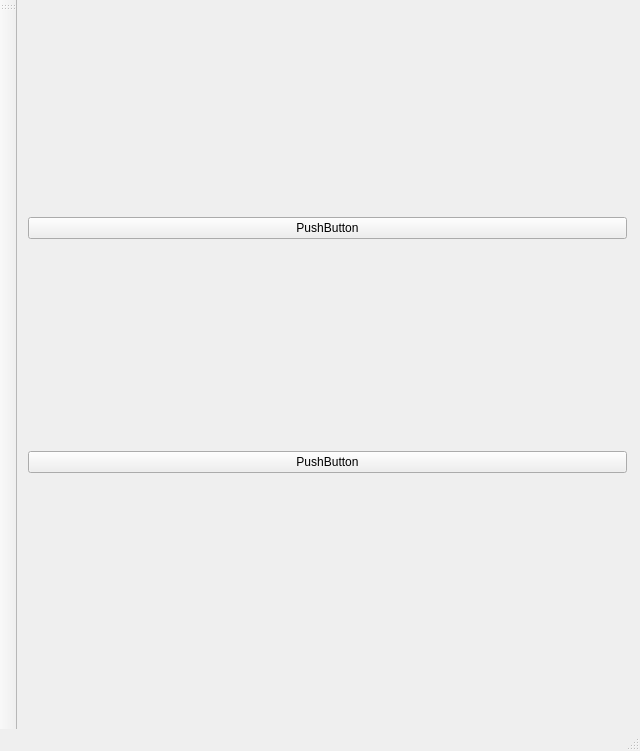
<?xml version="1.0" encoding="UTF-8"?>
<ui version="4.0">
 <class>MainWindow</class>
 <widget class="QMainWindow" name="MainWindow">
  <property name="geometry">
   <rect>
    <x>0</x>
    <y>0</y>
    <width>640</width>
    <height>751</height>
   </rect>
  </property>
  <property name="windowTitle">
   <string>MainWindow</string>
  </property>
  <widget class="QWidget" name="centralWidget">
   <widget class="QWidget" name="verticalLayoutWidget">
    <property name="geometry">
     <rect>
      <x>0</x>
      <y>0</y>
      <width>621</width>
      <height>691</height>
     </rect>
    </property>
    <layout class="QVBoxLayout" name="verticalLayout">
     <item>
      <widget class="QPushButton" name="pushButton_2">
       <property name="text">
        <string>PushButton</string>
       </property>
      </widget>
     </item>
     <item>
      <widget class="QPushButton" name="pushButton">
       <property name="text">
        <string>PushButton</string>
       </property>
      </widget>
     </item>
    </layout>
   </widget>
  </widget>
  <widget class="QMenuBar" name="menuBar">
   <property name="geometry">
    <rect>
     <x>0</x>
     <y>0</y>
     <width>640</width>
     <height>27</height>
    </rect>
   </property>
  </widget>
  <widget class="QToolBar" name="mainToolBar">
   <attribute name="toolBarArea">
    <enum>LeftToolBarArea</enum>
   </attribute>
   <attribute name="toolBarBreak">
    <bool>false</bool>
   </attribute>
  </widget>
  <widget class="QStatusBar" name="statusBar"/>
 </widget>
 <layoutdefault spacing="6" margin="11"/>
 <resources/>
 <connections>
  <connection>
   <sender>pushButton</sender>
   <signal>clicked()</signal>
   <receiver>pushButton_2</receiver>
   <slot>hide()</slot>
   <hints>
    <hint type="sourcelabel">
     <x>327</x>
     <y>492</y>
    </hint>
    <hint type="destinationlabel">
     <x>327</x>
     <y>249</y>
    </hint>
   </hints>
  </connection>
 </connections>
</ui>
